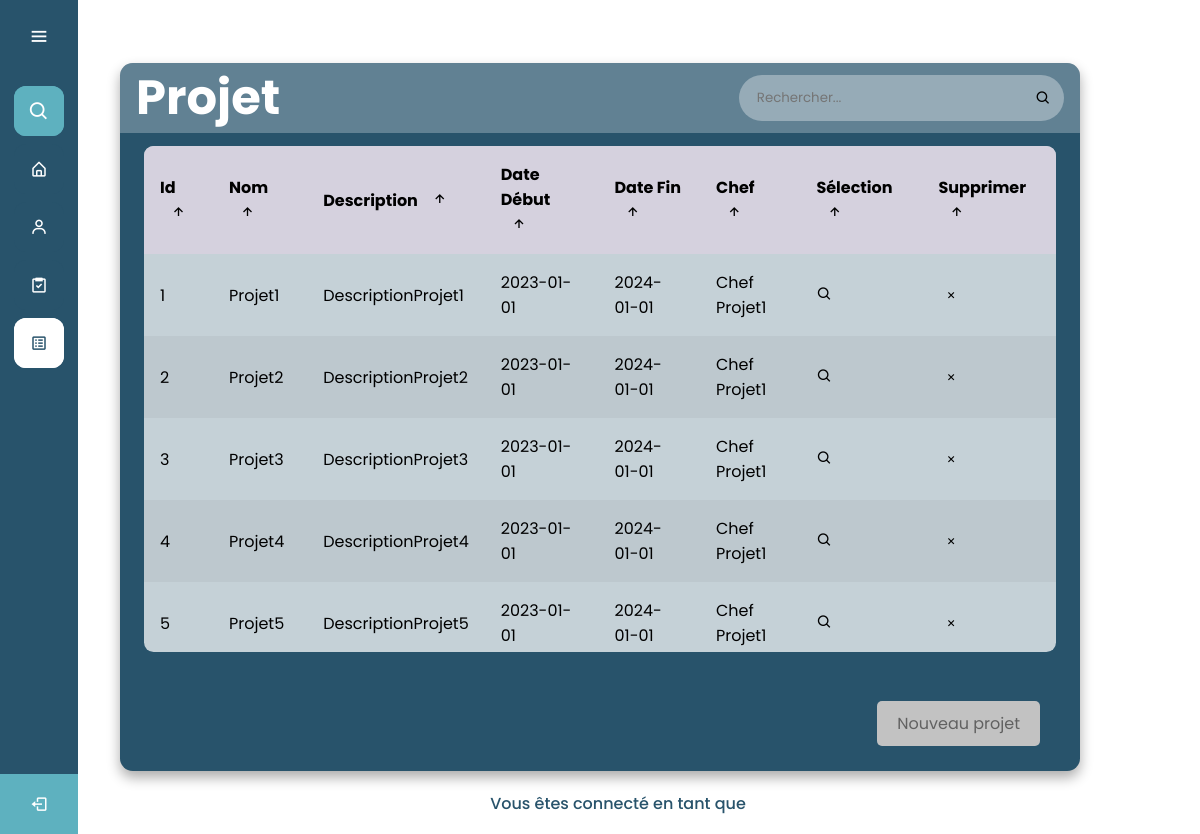
The app's page /PAGES/ADMIN_Projet.php with its own data.
### tables this page shows
CREATE TABLE "Projet" (
	"IdProjet"	INTEGER NOT NULL,
	"NomProjet"	TEXT NOT NULL,
	"DescriptionProjet"	TEXT NOT NULL,
	"DateDebutProjet"	TEXT NOT NULL,
	"DateFinProjet"	TEXT NOT NULL,
	"ChefProjet"	TEXT NOT NULL,
	PRIMARY KEY("IdProjet" AUTOINCREMENT)
);

### PAGES/ADMIN_Projet.php (the view, shortened to what this page needs)
<!DOCTYPE html>
<html lang="en" dir="ltr">
  <head>
    <link rel="stylesheet" href="../CSS/ADMIN_Projet.css">
    <link href='https://unpkg.com/boxicons@2.0.7/css/boxicons.min.css' rel='stylesheet'>
   </head>
<body>
  <div class="sidebar">
    <div class="logo-details">
        <i class='bx bx-menu' id="btn" ></i>
    </div>
    <ul class="nav-list">
      <li>
          <i class='bx bx-search' ></i>
      </li>
      <li>
        <a href="../PAGES/ADMIN_Index.php">
          <i class='bx bx-home-alt Accueil'></i>
        </a>
      </li>
      <li>
       <a href="../PAGES/ADMIN_Equipe.php" class='Equipe'>
         <i class='bx bx-user Equipe' ></i>
       </a>
     </li>
     <li>
       <a href="../PAGES/ADMIN_Tache.php" class='Tache'>
         <i class='bx bx-task Tache'></i>
       </a>
     </li>
     <li>
       <a href="../PAGES/ADMIN_Projet.php" class='Projet'>
         <i class='bx bx-spreadsheet Projet' ></i>
       </a>
     </li>
     <li class="profile no-animation">
        <a href="../PAGES/Login.php" class='TEST'>
          <i class='bx bx-log-out' id="log_out"></i>
        </a>
      </li>
    </ul>
  </div>
  <section class="home-section">
  <body>
    <main class="table">
        <section class="table__header">
            <h1 class='TableTitre'>Projet <?php echo $_SESSION['ServiceUtilisateur']?></h1>
            <div class="input-group">
                <input type="search" placeholder="Rechercher...">
                <i class='bx bx-search'></i>
            </div>
        </section>
        <section class="table__body">
            <table>
                <thead>
                    <tr>
                        <th> Id <span class="icon-arrow"><i class='bx bx-up-arrow-alt' ></span></th>
                        <th> Nom <span class="icon-arrow"><i class='bx bx-up-arrow-alt' ></span></th>
                        <th> Description <span class="icon-arrow"><i class='bx bx-up-arrow-alt' ></span></th>
                        <th> Date début <span class="icon-arrow"><i class='bx bx-up-arrow-alt' ></span></th>
                        <th> Date fin <span class="icon-arrow"><i class='bx bx-up-arrow-alt' ></span></th>
                        <th> Chef <span class="icon-arrow"><i class='bx bx-up-arrow-alt' ></span></th>
                        <th> Sélection <span class="icon-arrow"><i class='bx bx-up-arrow-alt' ></span></th>
                        <th> Supprimer <span class="icon-arrow"><i class='bx bx-up-arrow-alt' ></span></th>
                    </tr>
                </thead>
                <tbody>
                    <?php
                      try {
                          $pdo = new PDO("sqlite:../DATABASE/bdd.sqlite");
                          $Projets = $pdo->query("SELECT IdProjet, NomProjet, DescriptionProjet, DateDebutProjet, DateFinProjet, ChefProjet FROM Projet");
                          foreach($Projets as $Projet) {
                              print "<tr><td>" . $Projet["IdProjet"] . "</td> <td>" . $Projet["NomProjet"] . "</td> <td>" . $Projet["DescriptionProjet"] . "</td> <td>" . $Projet["DateDebutProjet"] . "</td> <td>" . $Projet["DateFinProjet"] . "</td> <td>" . $Projet["ChefProjet"] . "</td>               <td> <a href='../PAGES/ADMIN_Projet_Select.php?ID=" . $Projet["IdProjet"] . "' class='boutonModifier'><i class='bx bx-search' ></i></i></a> </td>                  <td><form action='../PHP/ADMIN_Projet_Delete_Config.php' method='post'><input type='hidden' name='id' value=' " . $Projet["IdProjet"] . "'><button type='submit' value='Supprimer' class='BoutonSupp'><i class='bx bx-x'></i></form></td>               </tr>";
                          }
                      } catch (PDOException $e) {
                          die($e->getMessage());
                      }
                    ?>
                </tbody>
            </table>
        </section>
        <a href="../PAGES/ADMIN_Projet_Input.php" class='btntest'>Nouveau projet</a>
    </main>
</body>
      <div class='text2'>
        Vous êtes connecté en tant que <span class='ConnectAs'><?php echo $_SESSION['PrenomUtilisateur'] . ' ' . $_SESSION['NomUtilisateur']; ?></span>
    </div>
  </section>
</body>
</html>

### CSS/ADMIN_Projet.css (style rules this page uses)
* { margin: 0; padding: 0; box-sizing: border-box; font-family: "Poppins" , sans-serif; }
.sidebar { position: fixed; left: 0; top: 0; height: 100%; width: 78px; background: #28536B; padding: 6px 14px; z-index: 99; transition: all 0.5s ease; }
.sidebar .logo-details { height: 60px; display: flex; align-items: center; position: relative; }
.sidebar .logo-details #btn { position: absolute; top: 50%; right: 0; transform: translateY(-50%); font-size: 22px; text-align: center; cursor: pointer; transition: all 0.5s ease; }
.sidebar i { color: #fff; height: 60px; min-width: 50px; font-size: 28px; text-align: center; line-height: 60px; }
.sidebar .nav-list { margin-top: 20px; height: 100%; }
.sidebar li { position: relative; margin: 8px 0; list-style: none; }
.sidebar .bx-search { position: absolute; top: 50%; left: 0; transform: translateY(-50%); font-size: 22px; background: #5EB1BF; color: #FFF; }
.sidebar li a:not(.TEST) { display: flex; height: 100%; width: 100%; border-radius: 12px; align-items: center; text-decoration: none; transition: all 0.4s ease; background: #28536B; }
.sidebar li i { height: 50px; line-height: 50px; font-size: 18px; border-radius: 12px; }
.sidebar li.profile { position: fixed; height: 60px; width: 78px; left: 0; bottom: -8px; padding: 10px 14px; background: #5EB1BF; transition: all 0.5s ease; overflow: hidden; }
.sidebar .profile #log_out { position: absolute; top: 50%; right: 0; transform: translateY(-50%); background: #5EB1BF; width: 100%; height: 60px; line-height: 60px; border-radius: 0px; transition: all 0.5s ease; }
.Projet i { background: #FFF; color: #28536B; }
.sidebar li a.Projet { background: #FFF; color: #28536B; }
.home-section { display: flex; flex-direction: column; justify-content: center; align-items: center; height: 100%; text-align: center; margin: 0 auto; }
.text2 { color: #28536B; font-size: 1rem; font-weight: 500; margin: 18px; align-self: center; text-align: center; position: absolute; bottom: 0; left: 50%; transform: translateX(-50%); }
body { min-height: 100vh; background: url(images/html_table.jpg) center / cover; display: flex; justify-content: center; align-items: center; }
main.table { width: 80vw; height: 85vh; background-color: #28536B; backdrop-filter: blur(7px); box-shadow: 0 .4rem .8rem #0005; border-radius: .8rem; overflow: hidden; }
.table__header { width: 100%; height: 10%; background-color: #fff4; padding: .8rem 1rem; display: flex; justify-content: space-between; align-items: center; }
.TableTitre { color: #fff; font-size: 3rem; }
.table__header .input-group { width: 35%; height: 100%; background-color: #fff5; padding: 0 .8rem; border-radius: 2rem; display: flex; justify-content: center; align-items: center; transition: .2s; }
.table__header .input-group input { width: 100%; padding: 0 .5rem 0 .3rem; background-color: transparent; border: none; outline: none; }
.table__body { width: 95%; max-height: calc(75% - 1.6rem); background-color: #fffb; margin: .8rem auto; border-radius: .6rem; overflow: auto; overflow: overlay; }
table { width: 100%; }
table, th, td { border-collapse: collapse; padding: 1rem; text-align: left; }
thead th { position: sticky; top: 0; left: 0; background-color: #d5d1defe; cursor: pointer; text-transform: capitalize; }
tbody tr:nth-child(even) { background-color: #0000000b; }
tbody tr { --delay: .1s; transition: .5s ease-in-out var(--delay), background-color 0s; }
tbody tr td, tbody tr td p, tbody tr td img { transition: .2s ease-in-out; }
thead th span.icon-arrow { display: inline-block; width: 1.3rem; height: 1.3rem; border-radius: 50%; border: 1.4px solid transparent; text-align: center; font-size: 1rem; margin-left: .5rem; transition: .2s ease-in-out; }
.bx-search, .tablebtn { animation: none; text-decoration: none; color: black; }
.bx-search, .tablebtn:hover { color: #5EB1BF; }
.bx-search { color: black; }
.BoutonSupp { border: none; background-color: rgba(0, 0, 0, 0); text-decoration: none; }
.btntest { background-color: #c2c2c2; color: #616161; border: none; border-radius: 5px; padding: 10px 20px; font-size: 16px; cursor: pointer; margin: 4px 2px; transition-duration: 0.4s; text-decoration: none; display: inline-block; text-align: center; position: absolute; margin: 0px 0px 0px 0px; bottom: 25px; right: 40px; }
form button i, form .backBtn i { margin: 0 6px; }

### records on screen
projet: IdProjet "1", NomProjet "Projet1", DescriptionProjet "DescriptionProjet1", DateDebutProjet "2023-01-01", DateFinProjet "2024-01-01", ChefProjet "Chef Projet1"
projet: IdProjet "2", NomProjet "Projet2", DescriptionProjet "DescriptionProjet2", DateDebutProjet "2023-01-01", DateFinProjet "2024-01-01", ChefProjet "Chef Projet1"
projet: IdProjet "3", NomProjet "Projet3", DescriptionProjet "DescriptionProjet3", DateDebutProjet "2023-01-01", DateFinProjet "2024-01-01", ChefProjet "Chef Projet1"
projet: IdProjet "4", NomProjet "Projet4", DescriptionProjet "DescriptionProjet4", DateDebutProjet "2023-01-01", DateFinProjet "2024-01-01", ChefProjet "Chef Projet1"
projet: IdProjet "5", NomProjet "Projet5", DescriptionProjet "DescriptionProjet5", DateDebutProjet "2023-01-01", DateFinProjet "2024-01-01", ChefProjet "Chef Projet1"
